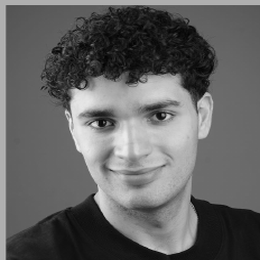
#> input picture photo_profile.png, 260 x 260 px
$ python inspect_image.py
#> lines starting #> are read from the running program, lines starting #| are printed output that depends on the picture; after the words box and inside, x2 and y2 are one past the last pixel; in counts of white or black regions, pixels touching at a corner belong together
from PIL import Image
import numpy as np

img = Image.open('photo_profile.png').convert('RGB')
#> img is the input picture: PIL image 260x260 RGB; min 2, max 241, mean 99.7
arr = np.array(img)
print('size:', img.size)
#| size: (260, 260)
# sample non-background mask based on distance from the exact dominant grey background.
# compute background estimate from corners
corners = np.array([arr[0,0], arr[0,-1], arr[-1,0], arr[-1,-1]])
#> corners = [[175, 175, 175], [175, 175, 175], [175, 175, 175], [18, 18, 18]]
background = np.median(corners, axis=0)
#> background = [175, 175, 175]
print('background:', background)
#| background: [175. 175. 175.]
mask = np.abs(arr-background).sum(axis=2) > 40
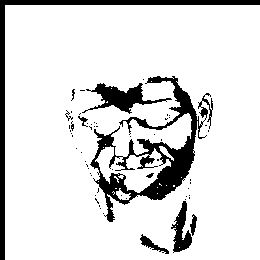
#> mask: shape (260, 260) bool; 87% white; 59 black regions (49 under 20 px), largest, box (x1, y1, x2, y2) and area: (90, 76, 213, 222) 4272, (0, 0, 260, 260) 2575, (82, 83, 172, 114) 978
ys, xs = np.where(mask)
print('mask bbox:', xs.min(), xs.max(), ys.min(), ys.max())
#| mask bbox: 5 259 5 259
print('rows:', arr.shape[0], 'cols:', arr.shape[1])
#| rows: 260 cols: 260
# print sample bounding box of dark/gray face pixels
gray = arr.mean(axis=2)
bbox = np.argwhere(gray < 150)
#> bbox = 51973 pairs, first value 5 to 259, second value 5 to 259
if len(bbox):
    print('dark bbox:', bbox[:,1].min(), bbox[:,1].max(), bbox[:,0].min(), bbox[:,0].max())
#| dark bbox: 5 259 5 259
else:
    print('no dark bbox')
